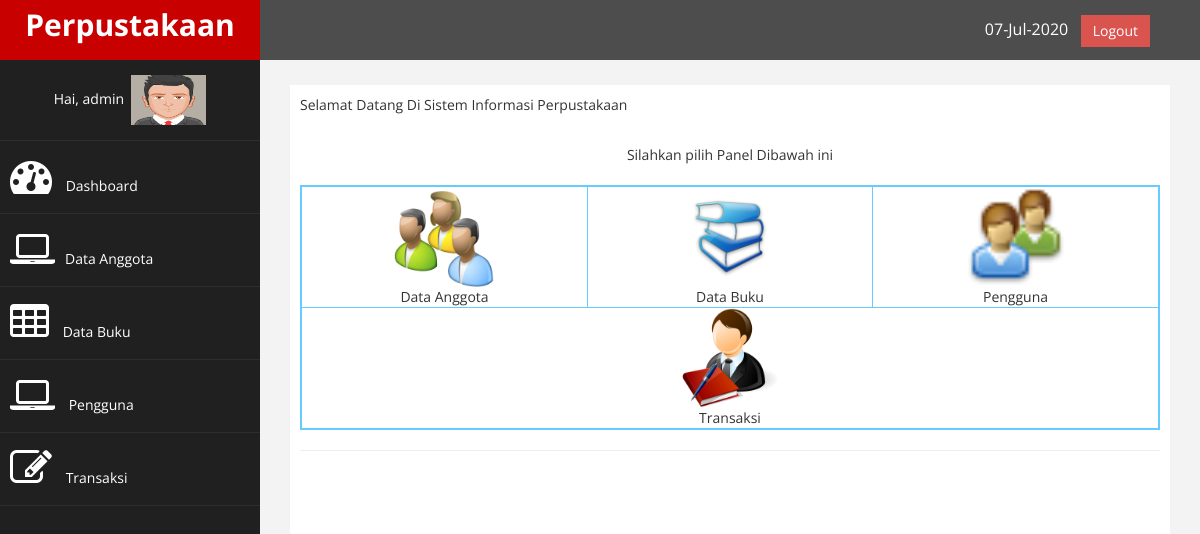
The app's page /index.php (signed in) with its own data.
### tables this page shows
CREATE TABLE `tb_user` (
  `id` int(11) NOT NULL,
  `username` varchar(100) NOT NULL,
  `password` varchar(100) NOT NULL,
  `nama` varchar(200) NOT NULL,
  `level` varchar(30) NOT NULL,
  `foto` varchar(200) NOT NULL
);

### index.php (the view, shortened to what this page needs)
<?php
    $koneksi = new mysqli("localhost","root","","db_perpustakaan");
    if($_SESSION['admin'] || $_SESSION['user']){
?>
<!DOCTYPE html>
<html xmlns="http://www.w3.org/1999/xhtml">
<head>
    <link href="assets/css/bootstrap.css" rel="stylesheet" />
    <link href="assets/css/font-awesome.css" rel="stylesheet" />
    <link href="assets/css/custom.css" rel="stylesheet" />
   <link href="assets/js/dataTables/dataTables.bootstrap.css" rel="stylesheet" />
</head>
<body>
    <div id="wrapper">
        <nav class="navbar navbar-default navbar-cls-top " role="navigation" style="margin-bottom: 0">
            <div class="navbar-header">
                <a class="navbar-brand" href="index.php">Perpustakaan</a>
            </div>
  <div style="color: white;
padding: 15px 50px 5px 50px;
float: right;
font-size: 16px;"><?php echo date('d-M-Y'); ?> &nbsp; <a href="logout.php" class="btn btn-danger square-btn-adjust">Logout</a> </div>
        </nav>
                <nav class="navbar-default navbar-side" role="navigation">
            <div class="sidebar-collapse">
                <ul class="nav" id="main-menu">
				<li class="text-center">
                    <?php
                           if($_SESSION['admin']){
                                $user_l=$_SESSION['admin'];
                           }elseif ($_SESSION['user']) {
                                $user_l=$_SESSION['user'];
                           }
                           $sql_u = $koneksi->query("select* from tb_user where id='$user_l'");
                           $data_u = $sql_u->fetch_assoc();
                        ?>
                     <a>Hai, <?php echo $data_u['username']; ?>&nbsp;&nbsp;<img src="images/<?php echo $data_u['foto']; ?>" alt="" width="75" height="50" style=""></a></li>
                    <li>
                        <a  href="index.php"><i class="fa fa-dashboard fa-3x"></i> Dashboard</a>
                    </li>
                    <li>
                        <a  href="?page=anggota"><i class="fa fa-laptop fa-3x"></i>Data Anggota</a>
                    </li>
                    <li>
                        <a  href="?page=buku"><i class="fa fa-table fa-3x"></i> Data Buku</a>
                    </li>
                    <?php if ($_SESSION['admin']) {?>
                    <li>
                        <a  href="?page=pengguna"><i class="fa fa-laptop fa-3x"></i></i> Pengguna</a>
                    </li>
                    <?php } ?>
                    <li>
                        <a  href="?page=transaksi"><i class="fa fa-edit fa-3x"></i></i> Transaksi</a>
                    </li>
                </ul>
            </div>
        </nav>
        <div id="page-wrapper" >
            <div id="page-inner">
                <div class="row">
                    <div class="col-md-12">
                     	<?php
                     		$page = $_GET['page'];
                     		$aksi = $_GET['aksi'];
                     		if ($page == "buku") {
                     			if ($aksi == "") {
                     				include "page/buku/buku.php";
                     			}elseif ($aksi== "tambah") {
                                    include "page/buku/tambah.php";
                                }elseif ($aksi== "ubah") {
                                    include "page/buku/ubah.php";
                                }elseif ($aksi== "hapus") {
                                    include "page/buku/hapus.php";
                                }elseif ($aksi== "cetak") {
                                    include "page/buku/form_laporan_buku.php";
                                }
                            }elseif ($page=="") {
                                include "home.php";
                            }
                     	?>
                    </div>
                </div>
                 <hr />
    </div>
            </div>
        </div>
</body>
</html>
<?php
    }else{
        header("location:login.php");
    }
?>

### assets/css/custom.css (style rules this page uses)
body { font-family: 'Open Sans', sans-serif; }
#wrapper { width: 100%; background:#202020; }
#page-wrapper { padding: 15px 15px; min-height: 600px; background:#F3F3F3; }
#page-inner { width:100%; margin:10px 20px 10px 0px; background-color:#fff!important; padding:10px; min-height:1200px; }
.text-center { text-align:center; }
.square-btn-adjust { border: 0px solid transparent; -webkit-border-radius: 0px; -moz-border-radius: 0px; border-radius: 0px; }
.navbar-cls-top .navbar-brand { color: #fff; background: #C90000; width: 260px; text-align: center; height: 60px; font-size: 30px; font-weight: 700; }
.sidebar-collapse , .sidebar-collapse .nav { background:none; }
.sidebar-collapse .nav { padding:0; }
.sidebar-collapse .nav > li > a { color:#fff; background:#202020; text-shadow:none; }
.sidebar-collapse > .nav > li > a { padding:15px 10px; }
.sidebar-collapse > .nav > li { border-bottom: 1px solid rgba(107, 108, 109, 0.19); }
.navbar-side { border:none; background-color: #202020; }
.navbar-cls-top { background:#4D4D4D; border-bottom:none; }
.navbar-default { border:0px solid black; }
.navbar-header { background: #A70303; }
.nav > li > a > i { margin-right:10px; }
@media (min-width:768px) { #page-wrapper { margin: 0 0 0 260px; padding: 15px 30px; min-height: 1200px; } }
@media (min-width:768px) { .navbar-side { z-index: 1; position: absolute; width: 260px; } }
@media (min-width:768px) { .navbar { border-radius: 0px; } }

### records on screen
tb_user: username "admin", foto (picture)
